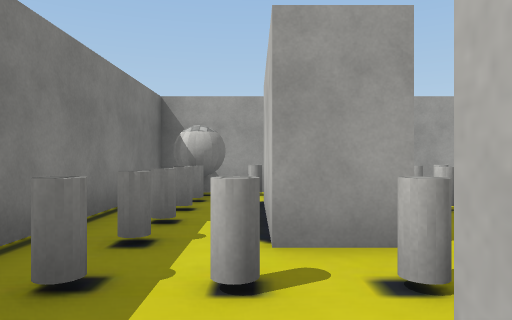
view 1 (above)

24 first-person views from a walk through a scene from a Unity 3-D project. The camera is 1.3 m above the floor, looks level and sees 70° across. The floor is counted in squares, 2 m on a side. Each view is taken from the middle of a square. On the plan, view 1 faces up. The plan holds only what a view shows up to about 11 squares ahead; the rest is blank. The player character is not drawn. Some surface patterns are stand-ins.

view 2
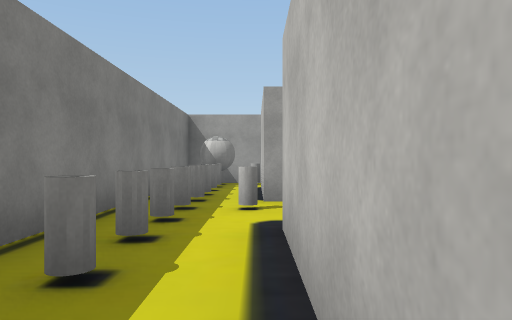

view 3
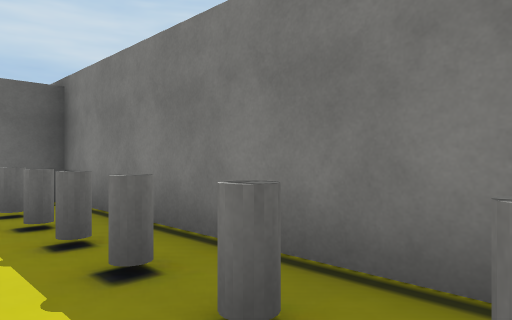

view 4
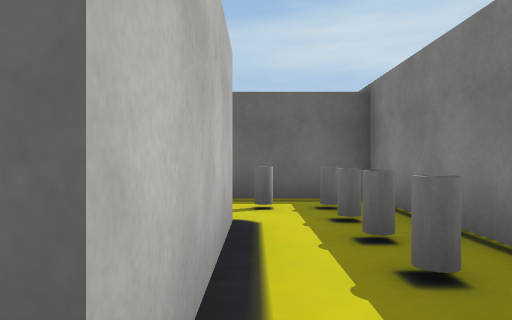

view 5
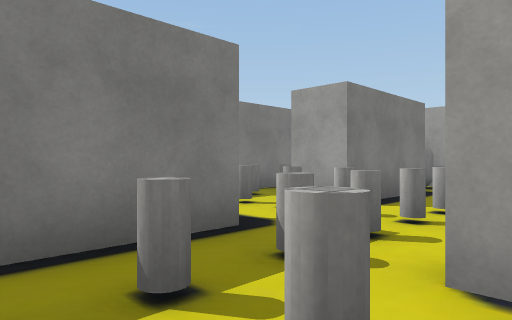

view 6
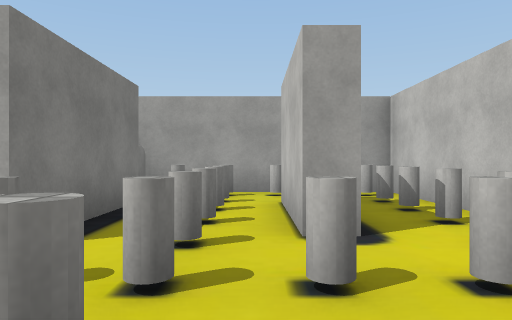

view 7
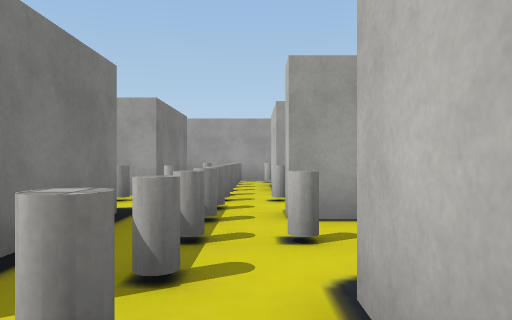

view 8
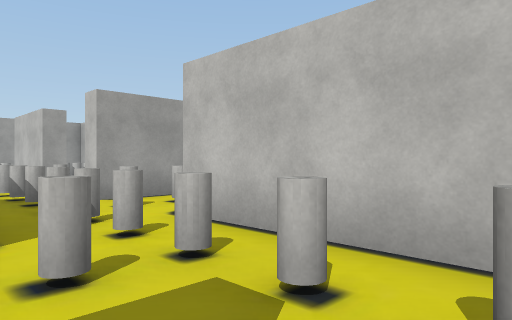

view 9
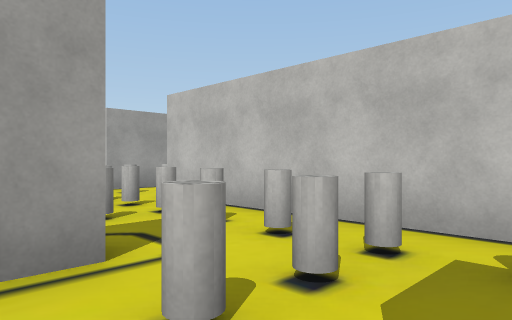

view 10
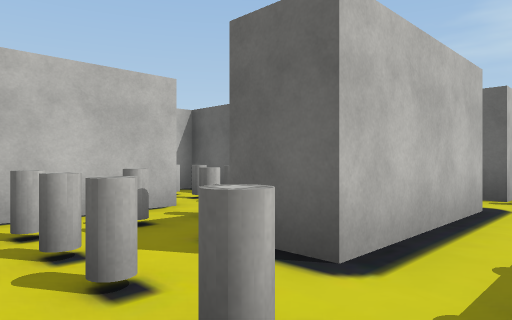

view 11
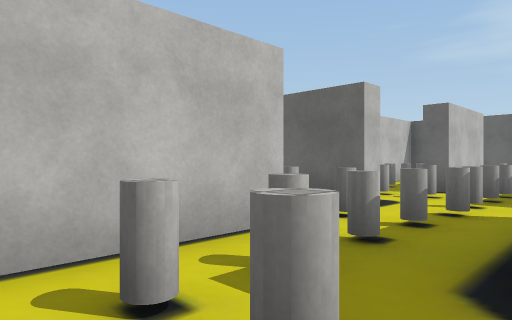

view 12
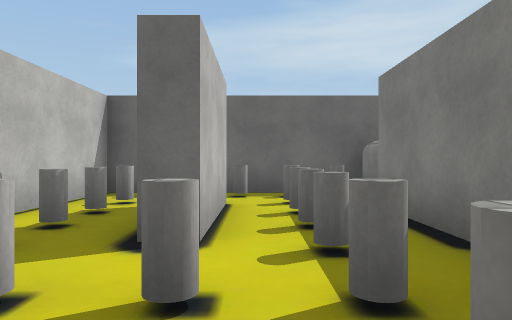

view 13
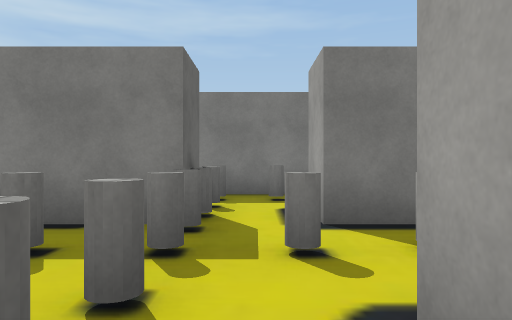

view 14
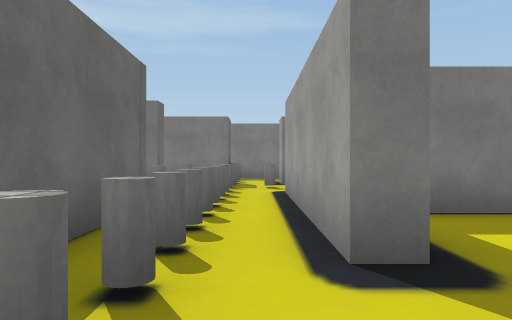

view 15
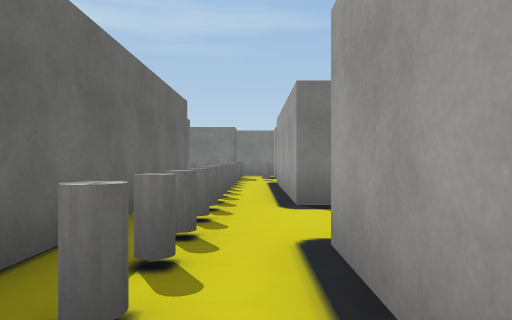

view 16
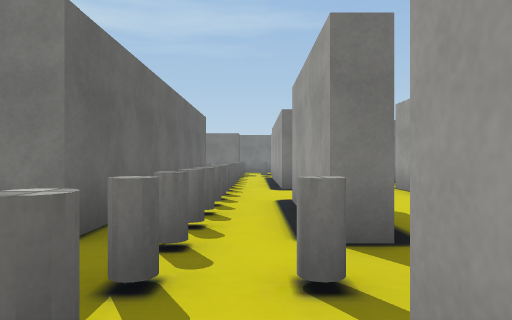

view 17
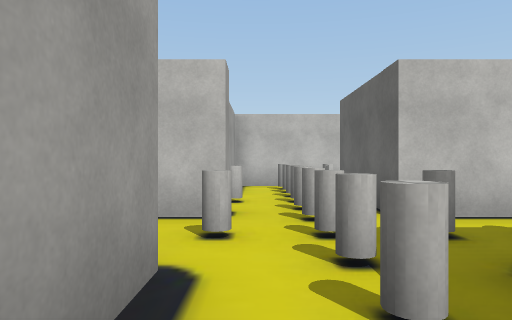

view 18
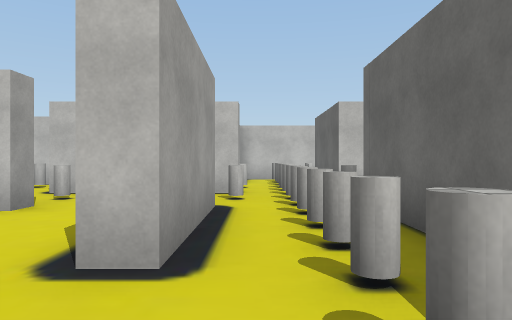

view 19
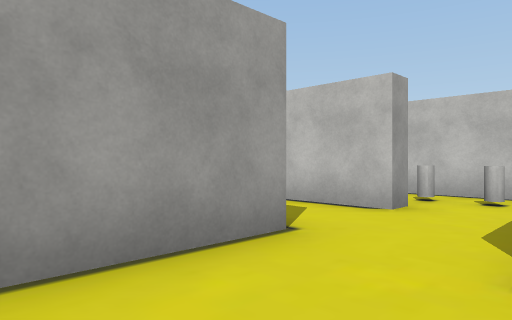

view 20
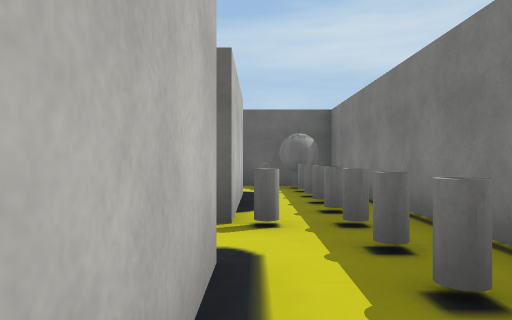

view 21
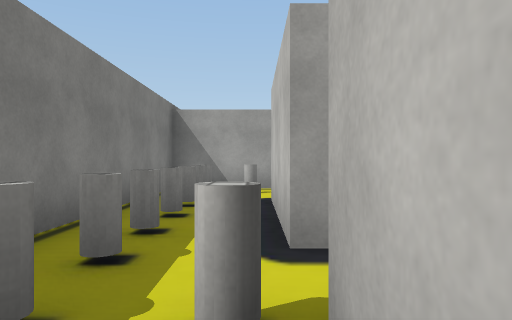

view 22
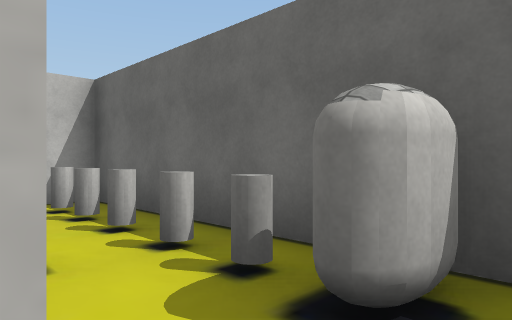

view 23
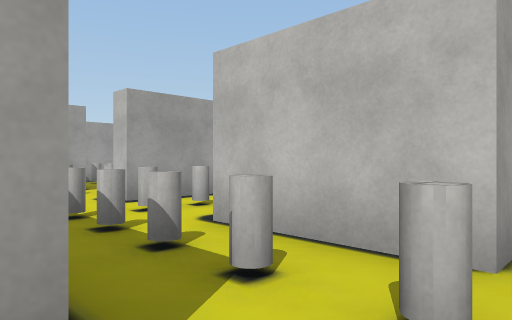

view 24
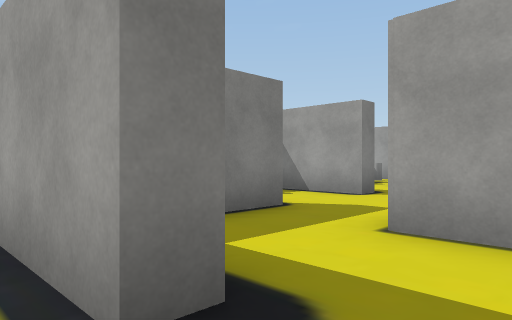

### Floor plan
Points are (right, up) in squares from view 1. A wall is a line through its corners. A room is listed if a view was taken in it or the views show most of it. See-through windows are left out.
Room 1 (views 1, 2, 3, 4, 7, 8, 9, 10, 11, 20, 21, 22)
walls: (1, -5.7) (-1.9, -5.7) (-1.9, -18.3) (0.6, -18.3); (0.3, -2.9) (0.3, 0.5); (3.5, -7.4) (3.5, -2.2); (0.3, -11.4) (0.3, -8) (1.4, -8); (1.3, -0.4) (1.3, -1.6); (0.3, 2.7) (0.3, 5.5); (0.3, -16.1) (0.3, -12.7); (-0.4, 7.4) (-1.9, 7.4) (-1.9, -5.2) (0.5, -5.2)
ways out: opening at (4, -1.5) to room 2; opening at (0.5, 6.5) to room 3; opening at (1, 1.5) to room 3; opening at (2.5, 0) to room 3; opening at (2.5, -8) to room 4; opening at (1, -17.5) to room 7; opening at (1, -12) to room 7
objects: other object (-1, -18); other object (-1, -17); other object (-1, -16); other object (-1, -15); other object (-1, -14); other object (-1, -13); other object (-1, -12); other object (-1, -11); other object (-1, -10); other object (-1, -9); other object (-1, -8); other object (-1, -7); other object (-1, -4); other object (-1, -3); other object (-1, -2); other object (-1, -1); other object (-1, 0); other object (-1, 1); other object (-1, 2); other object (-1, 3); other object (-1, 4); other object (-1, 5); other object (-1, 6); other object (-1, 7); other object (0, -18); other object (0, -13); other object (0, -7); other object (0, -4); other object (0, 2); other object (1, -7); other object (2, -7); other object (2, -6); other object (2, -5); other object (2, -4); other object (2, -3); other object (2, -2); other object (2, -1); other object (3, -1)
Room 2 (view 5)
walls: (5, 0) (3.5, 0)
ways out: opening at (4, -1.5) to room 1
objects: other object (4, -1); other object (5, -2)
Room 3 (view 6)
walls: (3.5, 3.1) (3.5, 5.8); (1.3, 5.8) (1.3, 2.7) (0.3, 2.7); (1.3, 0.5) (1.3, -0.4); (3.5, 7.4) (-0.4, 7.4); (3.5, 0) (3.5, 0.5)
ways out: opening at (0.5, 6.5) to room 1; opening at (1, 1.5) to room 1; opening at (2.5, 0) to room 1; opening at (4, 1.5)
objects: other object (0, 7); other object (1, 2); other object (1, 7); other object (2, 0); other object (2, 1); other object (2, 2); other object (2, 3); other object (2, 4); other object (2, 5); other object (2, 6); other object (2, 7); other object (3, 2); other object (3, 7)
Room 4 (view 12)
walls: (3.5, -8.9) (3.5, -7.4); (1.3, -10.4) (1.3, -11.4); (3.7, -11.4) (3.7, -10.9)
ways out: opening at (2.5, -8) to room 1; opening at (2.5, -11) to room 7; opening at (4, -9.5) to room 10
objects: other object (2, -11); other object (2, -10); other object (2, -9); other object (2, -8); other object (3, -10)
Room 5 (views 13, 14, 15, 17, 18, 19, 24)
walls: (8.7, -10.9) (8.7, -11.4) (3.7, -11.4); (5.9, -13.5) (14.2, -13.5) (14.2, -14.1); (14.2, -11.4) (11.2, -11.4) (11.2, -10.9); (11.8, -8.8) (8.4, -8.8); (6.5, -7.9) (6.5, -9.9); (16.2, -15) (16.2, -13.5); (3.5, -13.9) (4, -13.9); (16.6, -11.7) (16.2, -11.7); (3.9, -16.5) (3.5, -16.5); (3.5, -18.3) (6, -18.3) (6, -15.2)
ways out: opening at (17, -12.5) to room 6; opening at (4, -17.5) to room 7; opening at (4, -12.5) to room 7; opening at (15.5, -11) to room 8; opening at (7.5, -8.5); opening at (12, -10)
objects: other object (4, -18); other object (4, -13); other object (5, -18); other object (5, -16); other object (5, -15); other object (5, -14); other object (5, -13); other object (6, -13); other object (7, -13); other object (8, -13); other object (9, -13); other object (10, -13); other object (11, -13); other object (12, -13); other object (13, -13); other object (14, -13); other object (15, -14); other object (15, -13); other object (15, -12); other object (16, -13)
Room 6 (view 16)
walls: (16.2, -13.5) (19.1, -13.5)
ways out: opening at (17, -12.5) to room 5; opening at (19, -12.5) to room 9
objects: other object (17, -13); other object (18, -13); other object (18, -12)
Room 7 (view 23)
walls: (3.5, -16.5) (3.5, -13.9); (0.3, -12.7) (1.3, -12.7) (1.3, -16.1); (0.6, -18.3) (3.5, -18.3); (1.3, -11.4) (0.3, -11.4)
ways out: opening at (1, -17.5) to room 1; opening at (1, -12) to room 1; opening at (2.5, -11) to room 4; opening at (4, -17.5) to room 5; opening at (4, -12.5) to room 5
objects: other object (1, -18); other object (2, -18); other object (2, -16); other object (2, -15); other object (2, -14); other object (2, -13); other object (2, -12); other object (3, -18); other object (3, -13)
Room 8 (no view inside)
walls: (14.2, -10.9) (14.2, -11.4); (14.2, -8.8) (13.7, -8.8); (16.2, -11.7) (16.2, -7.9)
ways out: opening at (15.5, -11) to room 5; opening at (14, -9.5); opening at (15.5, -8)
objects: other object (15, -10); other object (15, -9)
Room 9 (no view inside)
walls: (21.2, -14.1) (21.2, -11.4); (20.9, -11.4) (19.1, -11.4)
ways out: opening at (19, -12.5) to room 6; opening at (20.5, -14)
objects: other object (19, -13); other object (20, -14); other object (20, -13)
Room 10 (no view inside)
walls: (3.7, -10.9) (6, -10.9)
ways out: opening at (4, -9.5) to room 4
objects: other object (4, -10); other object (5, -10)
Room 11 (no view inside)
walls: (5.5, -5.7) (4.5, -5.7)
ways out: opening at (6, -6.5)
objects: other object (5, -7)

Where each view was taken, in squares from view 1:
view 1: 0 up, 0 right, facing up
view 2: 3 down, 0 right, facing up
view 3: 1 up, 0 right, facing down-left
view 4: 1 up, 0 right, facing down
view 5: 2 down, 4 right, facing up-left
view 6: 0 up, 3 right, facing up
view 7: 4 down, 3 right, facing up
view 8: 6 down, 1 right, facing up-right
view 9: 8 down, 0 right, facing up-right
view 10: 6 down, 1 left, facing down-right
view 11: 6 down, 1 right, facing down-right
view 12: 11 down, 3 right, facing down
view 13: 12 down, 5 right, facing left
view 14: 12 down, 11 right, facing left
view 15: 12 down, 14 right, facing left
view 16: 12 down, 17 right, facing left
view 17: 12 down, 12 right, facing right
view 18: 12 down, 9 right, facing right
view 19: 11 down, 9 right, facing up-right
view 20: 9 down, 0 right, facing down
view 21: 14 down, 0 right, facing up
view 22: 16 down, 0 right, facing down-right
view 23: 17 down, 1 right, facing up-right
view 24: 12 down, 10 right, facing up-left
